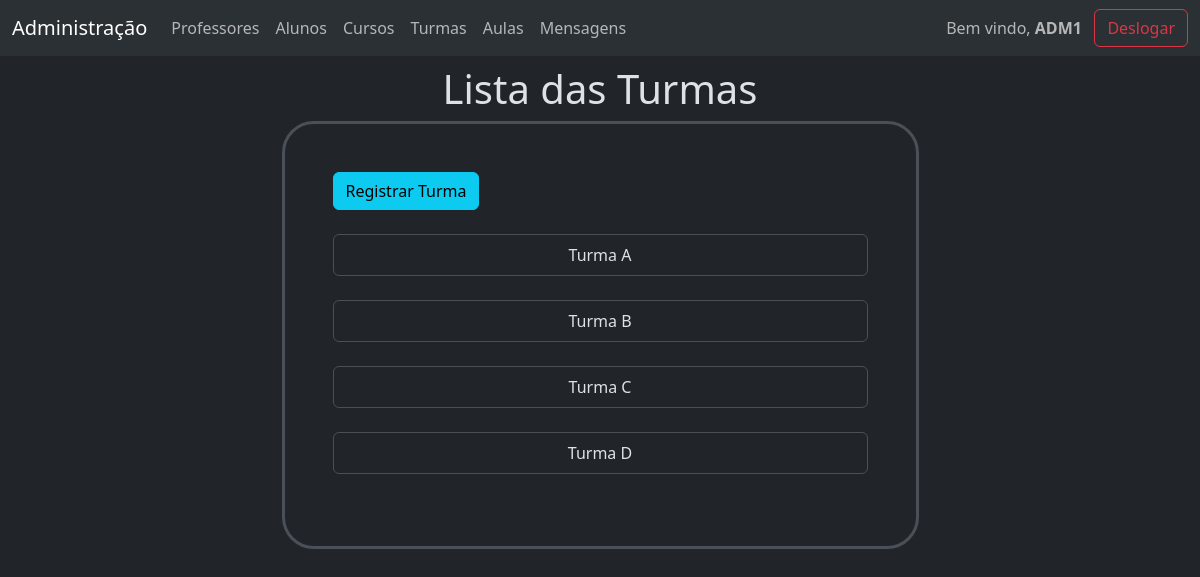
Screenshot of /gerenciamento/turmas/ (signed in) with the database file from the repository.
### gerenciamento/models.py (models this page shows, shortened)
class Turma(models.Model):
    id = models.AutoField(primary_key=True)
    nome = models.CharField(max_length=55)
    professor = models.ManyToManyField(Professor, blank=True)
    carga_horaria_semanal = models.ManyToManyField(
        DiaDaSemana,
        through='CargaHorariaTurma',
        related_name='carga_horaria_turmas'
    )
    class Meta:
        verbose_name_plural = 'Turmas'

### gerenciamento/views.py (the view)
# urls.py: path('gerenciamento/turmas/', views.listar_turmas, name='lis_turs'),
@user_passes_test(escola)
def listar_turmas(request):
    turmas = Turma.objects.all()
    context = {'turmas': turmas}
    return render(request, 'gerenciamento/turma/turmas.html', context)

### gerenciamento/views.py (called while the page is built)
def escola(user):
    return user.groups.filter(name='Escola').exists()

### templates/gerenciamento/turma/turmas.html
{% extends "gerenciamento/base.html" %}
{% block corpo %}
<div class='col-7 mx-auto'>
    <div class='text-center'>
        <h1>Lista das Turmas</h1>
    </div>
    <div class='border p-5 border-3 rounded-5'>
        <div>
            <a class='btn btn-info' href="{% url "add_tur" %}">Registrar Turma</a>
        </div>
        <br>
        <div>
            <ul class='list-group text-center'>
                {% for turma in turmas %}
                    <li class='list-group'><a class='list-group-item list-group-item-action' href="{% url "inf_tur" turma.id %}">{{ turma.nome }}</a></li><br>
                {% empty %}
                    <li>Não há turmas registradas!</li>
                {% endfor %}
            </ul>
        </div>
    </div>
    <br>
</div>
{% endblock corpo %}

### templates/gerenciamento/base.html (shortened to what this page needs)
{% extends "base.html" %}
{% block base %}
<div>
    <nav class="navbar fixed-top navbar-expand-lg bg-body-tertiary" >
        <div class="container-fluid">
            <a class="navbar-brand" href="{% url "indexescola" %}">Administração</a>
            <div class="collapse navbar-collapse" id="navbarNavDropdown">
                <ul class="navbar-nav me-auto">
                    <li class="nav-item">
                        <a class="nav-link" href="{% url "lis_pros" %}">Professores</a>
                    </li>
                    <li class="nav-item">
                        <a class="nav-link" href="{% url "lis_alus" %}">Alunos</a>
                    </li>
                    <li class="nav-item">
                        <a class="nav-link" href="{% url "lis_curs" %}">Cursos</a>
                    </li>
                    <li class="nav-item">
                        <a class="nav-link" href="{% url "lis_turs" %}">Turmas</a>
                    </li>
                    <li class="nav-item">
                        <a class="nav-link" href="{% url "lis_auls" %}">Aulas</a>
                    </li>
                    <li class="nav-item">
                        <a class="nav-link" href="{% url "msgs" %}">Mensagens</a>
                    </li>
                </ul>
                <span class='navbar-text'>Bem vindo, <strong>{{user.first_name}}</strong></span>
                <a class='btn btn-outline-danger' href="{% url "desl" %}">Deslogar</a>
            </div>
        </div>
    </nav>
</div>
<div class='container'>
    {% block corpo %}{% endblock corpo %}
</div>
{% endblock base %}

### rows the page displays
Turma: nome "Turma A"
Turma: nome "Turma B"
Turma: nome "Turma C"
Turma: nome "Turma D"

### other values shown
{{ user.first_name }} "ADM1"
